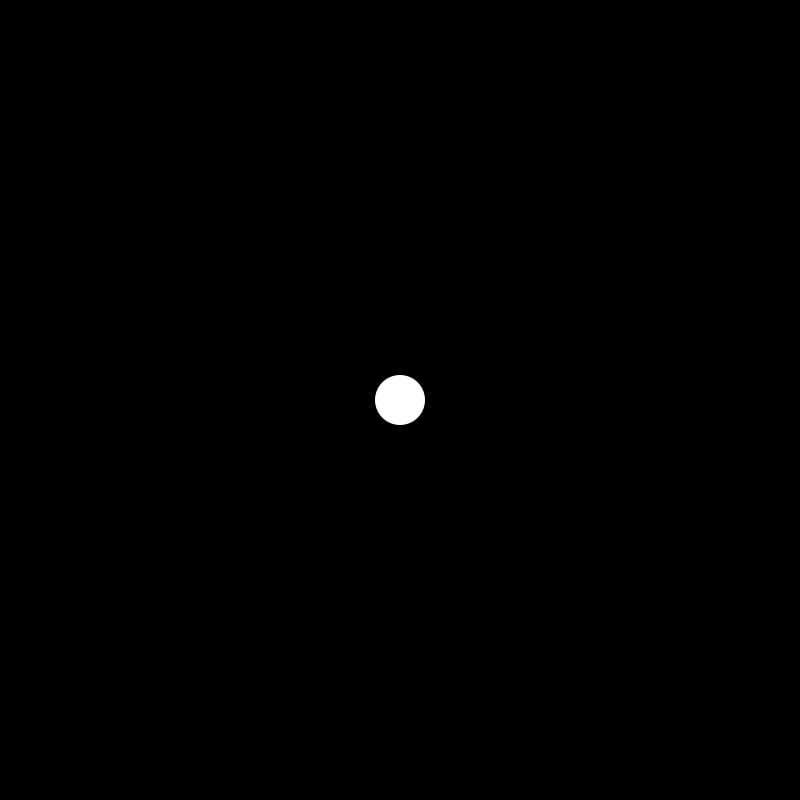
Frame 1 (no input)
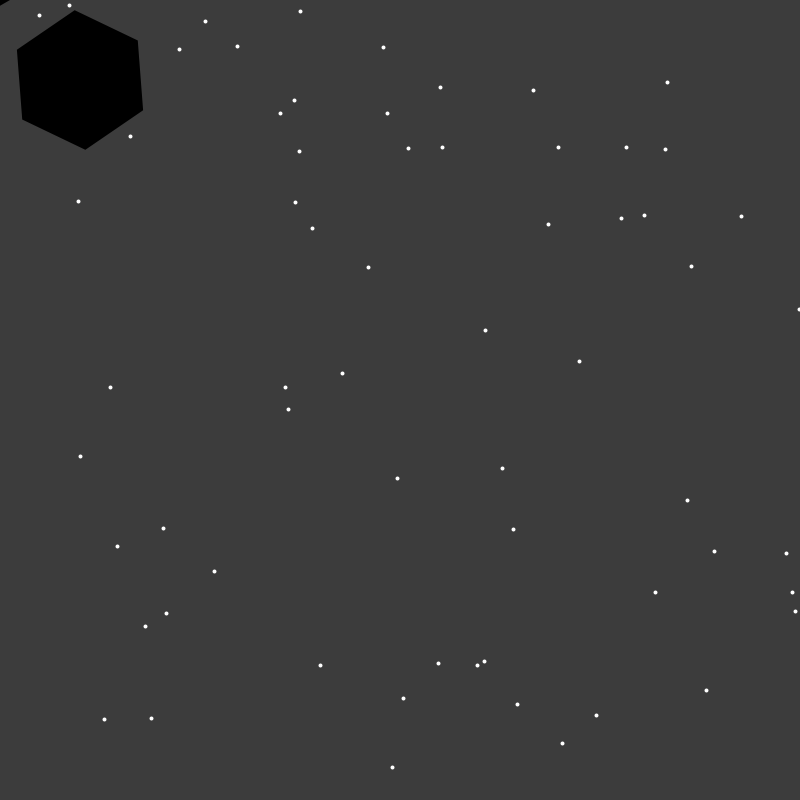
Frame 60 (the mouse pressed at the canvas centre just before this capture)
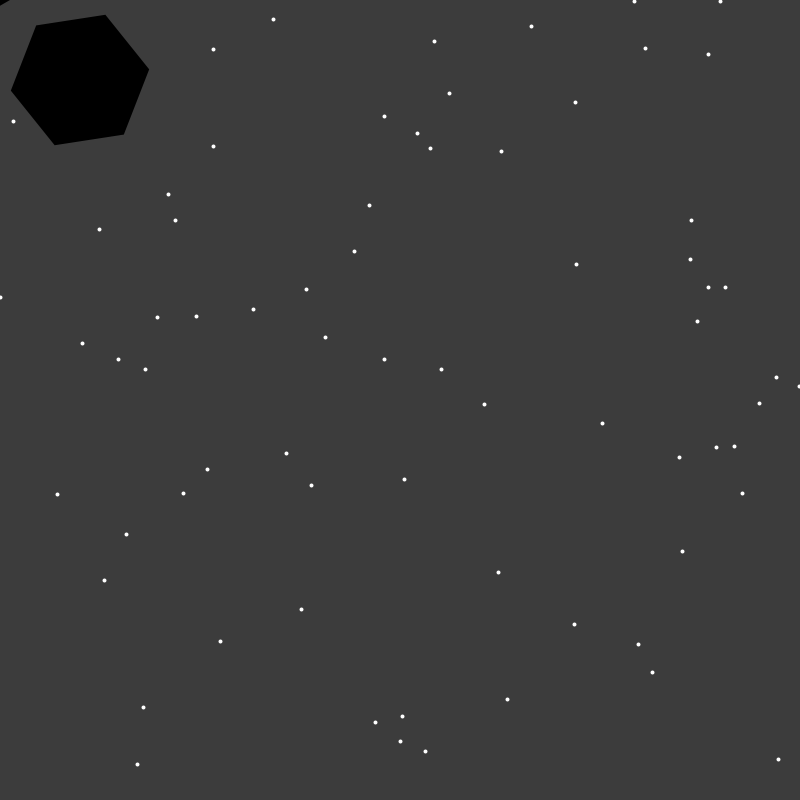
Frame 120 (the mouse held since frame 60 and released just before this capture)

The Processing sketch that drew these frames (run headless with seeded random() and noise(); from frame 60 on, the mouse is pressed at the canvas centre):

// Processing sketch: Assignment_1
// ── Assignment_1.pde
void setup()
{
  size(800, 800);  // size always goes first!
  surface.setResizable(true);
  background(0);
}

float cs = 50;
float starPercent = 0.0001;
float x,y;
Hexagons hex1 = new Hexagons(2,3);

void draw()
{
  drawShit();
  drawHex();
  hex1.create();
  hex1.render();
}
// ── Functions.pde
void drawShit()
{
  noStroke();
  fill(255);
  ellipse(width/2, height/2, cs, cs);
  if(cs == width/2 || cs == height/2)
  {
    cs = 10;
  }
  
  if (frameCount % 30 == 0) {
    background(0);
    drawStars();
    fill(255, 60);
    noStroke();
    rect(0, 0, width, height);
  }
}

void drawStars()
{
  for(int x = 0; x < width; x++)
  {
    for(int y = 0; y < height; y++)
    {
      if (random(0, 1) < starPercent)
      {
        stroke(255);
        strokeWeight(4);
        point(x, y);
      }
    }
  }
}

void polygon(float x, float y, float radius, int npoints) {
  float angle = TWO_PI / npoints;
  beginShape();
  for (float a = 0; a < TWO_PI; a += angle) {
    float sx = x + cos(a) * radius;
    float sy = y + sin(a) * radius;
    vertex(sx, sy);
  }
  endShape(CLOSE);
}

void drawHex()
{
  pushMatrix();
  translate(width*0.1, height*0.1);
  rotate(frameCount / -100.0);
  fill(0);
  polygon(0, 0, 70, 6);
  popMatrix();
}
// ── Hexagons.pde
class Hexagons
{
  PVector pos;
  float sizeOfHex = width * 0.1;
  float theta;
  int No_Points = 6;
  
  Hexagons(float theta, int No_Points)
  {
    pos = new PVector(x,y);
    this.theta =  theta;
    this.No_Points = No_Points;
  }
  
  void create()
  {
    fill(0);
    polygon(pos.x, pos.y, sizeOfHex, No_Points);
  }
  void render()
  {
    pushMatrix();
    translate(width*0.1, height*0.1);
    rotate(frameCount / -100.0);
    popMatrix();
  }
}
// ── Throttle.pde
class Throttle
{
  float x;
  float y;
  float tWidth;
  float tHeight;
  float maxHeight;
  
  Throttle(float x, float y, float tWidth, float maxHeight)
  {
    this.x = x;
    this.y = y;
    this.tWidth = tWidth;
    this.maxHeight = maxHeight;
    
    tHeight = 5;
  }
  
  void draw()
  {
    if (tHeight > 0.5*maxHeight)
    {
      fill(255, 0, 0);
    }
    else if (tHeight > 0.3*maxHeight)
    {
      fill(255, 255, 0);
    }
    else
    {
      fill(0, 255, 0);
    }
    rect(x, y, tWidth, -tHeight);
    
    if ( tHeight > 5 )
    {
      tHeight -= 2;
    }
  }
}
